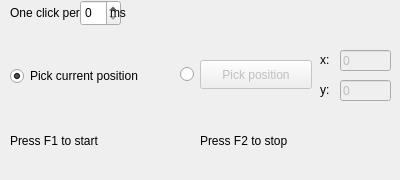
<?xml version="1.0" encoding="UTF-8"?>
<ui version="4.0">
 <class>AutoClicker</class>
 <widget class="QMainWindow" name="AutoClicker">
  <property name="enabled">
   <bool>true</bool>
  </property>
  <property name="geometry">
   <rect>
    <x>0</x>
    <y>0</y>
    <width>400</width>
    <height>180</height>
   </rect>
  </property>
  <property name="mouseTracking">
   <bool>false</bool>
  </property>
  <property name="windowTitle">
   <string>AutoClicker</string>
  </property>
  <widget class="QWidget" name="centralwidget">
   <widget class="QLabel" name="click_per_sec_label">
    <property name="geometry">
     <rect>
      <x>10</x>
      <y>0</y>
      <width>91</width>
      <height>26</height>
     </rect>
    </property>
    <property name="text">
     <string>One click per</string>
    </property>
   </widget>
   <widget class="QSpinBox" name="click_per_sec_spinBox">
    <property name="geometry">
     <rect>
      <x>80</x>
      <y>0</y>
      <width>41</width>
      <height>26</height>
     </rect>
    </property>
   </widget>
   <widget class="QPushButton" name="pick_pos_pButton">
    <property name="enabled">
     <bool>false</bool>
    </property>
    <property name="geometry">
     <rect>
      <x>200</x>
      <y>60</y>
      <width>112</width>
      <height>29</height>
     </rect>
    </property>
    <property name="text">
     <string>Pick position</string>
    </property>
   </widget>
   <widget class="QRadioButton" name="pick_cur_pos_rButton">
    <property name="enabled">
     <bool>true</bool>
    </property>
    <property name="geometry">
     <rect>
      <x>10</x>
      <y>64</y>
      <width>161</width>
      <height>24</height>
     </rect>
    </property>
    <property name="text">
     <string>Pick current position</string>
    </property>
    <property name="checked">
     <bool>true</bool>
    </property>
    <property name="autoRepeat">
     <bool>false</bool>
    </property>
    <property name="autoExclusive">
     <bool>false</bool>
    </property>
   </widget>
   <widget class="QRadioButton" name="pick_writed_pos_rButton">
    <property name="enabled">
     <bool>true</bool>
    </property>
    <property name="geometry">
     <rect>
      <x>180</x>
      <y>64</y>
      <width>21</width>
      <height>21</height>
     </rect>
    </property>
    <property name="text">
     <string/>
    </property>
    <property name="checkable">
     <bool>true</bool>
    </property>
    <property name="autoExclusive">
     <bool>false</bool>
    </property>
   </widget>
   <widget class="QLabel" name="x_label">
    <property name="geometry">
     <rect>
      <x>320</x>
      <y>50</y>
      <width>16</width>
      <height>20</height>
     </rect>
    </property>
    <property name="text">
     <string>x:</string>
    </property>
   </widget>
   <widget class="QLabel" name="y_label">
    <property name="geometry">
     <rect>
      <x>320</x>
      <y>80</y>
      <width>16</width>
      <height>20</height>
     </rect>
    </property>
    <property name="text">
     <string>y:</string>
    </property>
   </widget>
   <widget class="QLineEdit" name="y_lineEdit">
    <property name="enabled">
     <bool>false</bool>
    </property>
    <property name="geometry">
     <rect>
      <x>340</x>
      <y>80</y>
      <width>51</width>
      <height>21</height>
     </rect>
    </property>
    <property name="text">
     <string>0</string>
    </property>
   </widget>
   <widget class="QLineEdit" name="x_lineEdit">
    <property name="enabled">
     <bool>false</bool>
    </property>
    <property name="geometry">
     <rect>
      <x>340</x>
      <y>50</y>
      <width>51</width>
      <height>21</height>
     </rect>
    </property>
    <property name="text">
     <string>0</string>
    </property>
   </widget>
   <widget class="QLabel" name="start_button_label">
    <property name="geometry">
     <rect>
      <x>10</x>
      <y>110</y>
      <width>181</width>
      <height>61</height>
     </rect>
    </property>
    <property name="text">
     <string>Press F1 to start</string>
    </property>
   </widget>
   <widget class="QLabel" name="ms_label">
    <property name="geometry">
     <rect>
      <x>110</x>
      <y>0</y>
      <width>21</width>
      <height>26</height>
     </rect>
    </property>
    <property name="text">
     <string>ms</string>
    </property>
   </widget>
   <widget class="QLabel" name="finish_button_label">
    <property name="geometry">
     <rect>
      <x>200</x>
      <y>110</y>
      <width>201</width>
      <height>61</height>
     </rect>
    </property>
    <property name="text">
     <string>Press F2 to stop</string>
    </property>
   </widget>
  </widget>
 </widget>
 <resources/>
 <connections/>
</ui>
